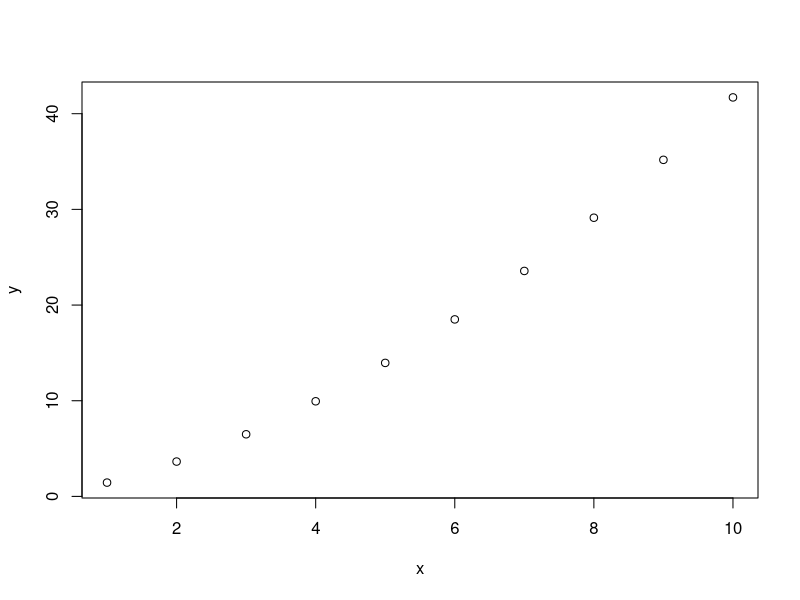
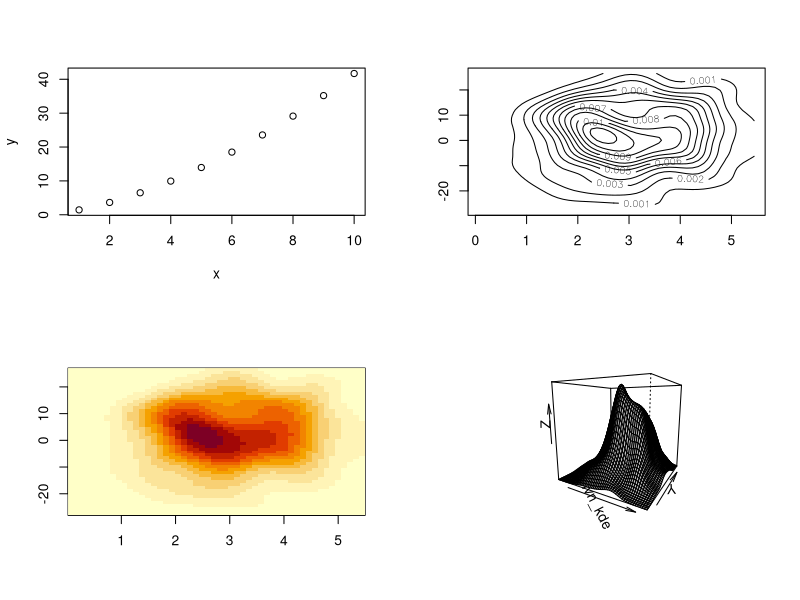
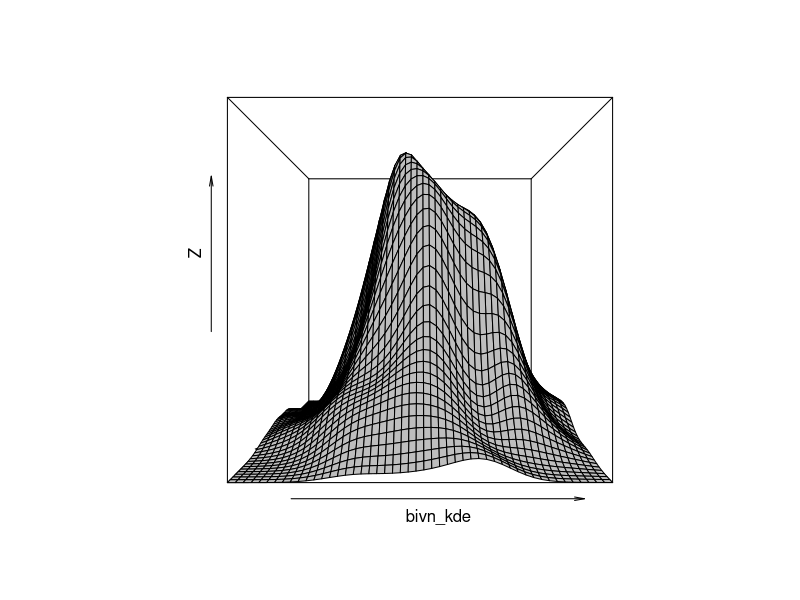

Here is the R script that generated these plots, in order: (Note: this script raises an error after producing the figures.)
library(MASS)
x <- 1 : 10
y <- x^2 / log(x + 1)
plot(x, y)

m1 <- rnorm(200, mean = 3, sd = 1)
m2 <- rnorm(200, 3, 10)
bivn_kde <- kde2d(m1, m2, n = 50)
op <- par(mfrow = c(2, 2))
plot(x, y)
contour(bivn_kde) # 등고선
image(bivn_kde) # 등고선 색칠
persp(bivn_kde, phi = 10, theta = 30, col = "gray") # 3차원

par(mfrow = c(1, 1))
persp(bivn_kde, phi = 0, theta = 0, col = "gray")



# Linear Regression
str(mtcars)
mtcars_lm <- lm(mpg ~ hp, data = mtcars)
summary(mtcars_lm)

coefs <- coef(lm(mpg ~ hp, data = mtcars))
ggplot(mtcars, aes(x = hp, y = mpg)) +
  geom_point() +
  geom_abline(intercept = coefs[1], slope = coefs[2], color = "red") +
  theme_light()



df <- data.frame(Time = 1 : 10, score = seq(10, 100, by = 10))
plot(score ~ Time, data = df, pch = "+", col = "blue")
lr <- lm(score ~ Time, data = df)
summary(lr)
abline(lr, col = "red")

cor(mtcars$hp, mtcars$mpg)
plot(mpg ~ hp, mtcars)

lm(dist ~ speed, data = cars)
plot(cars)
m <- lm(dist ~ speed, data = cars)
summary(m)

pre <- predict(m, interval = "confidence")

predict(m, newdata = data.frame(speed = 100))
summary(m)


